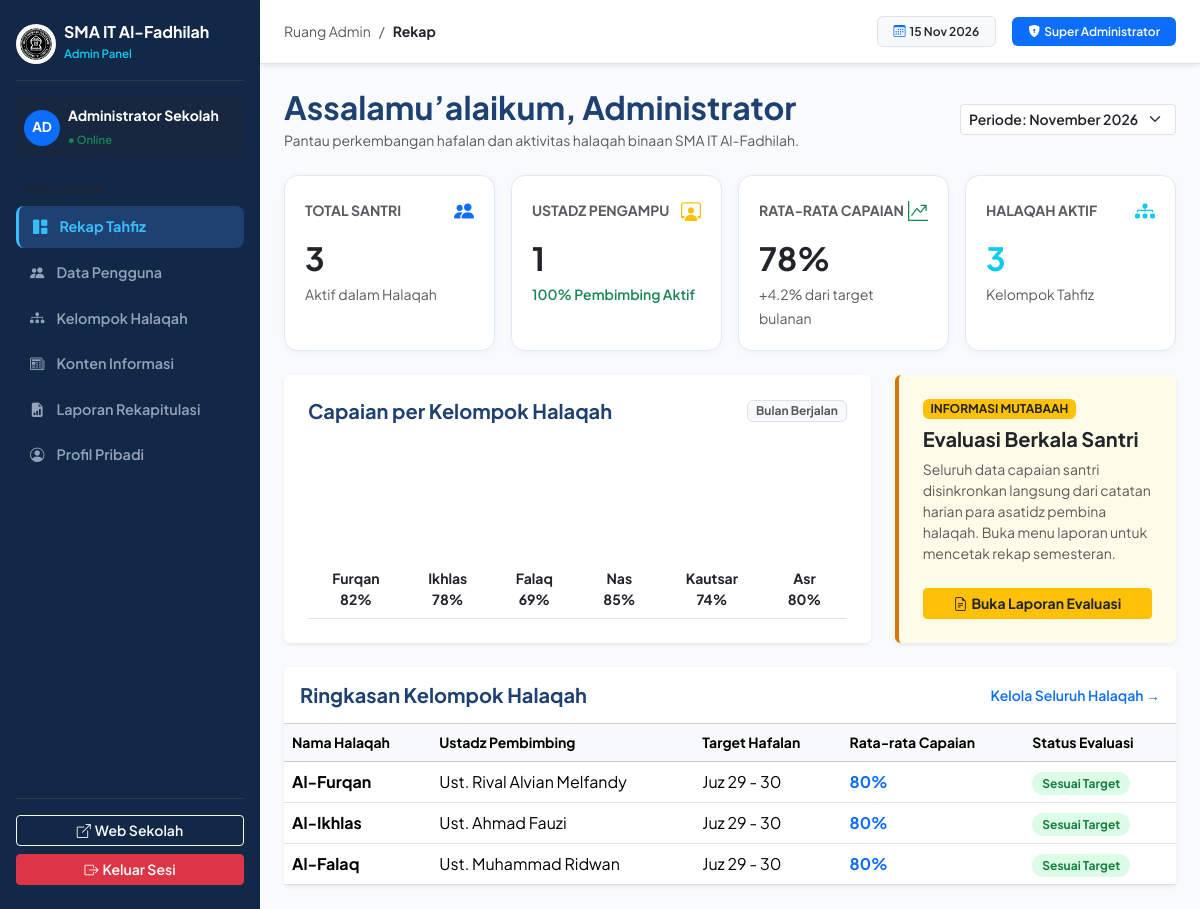
/modules/admin/index.php (signed in), run on the app's committed database.
### tables this page shows
CREATE TABLE IF NOT EXISTS `halaqah` (
    `id` INT AUTO_INCREMENT PRIMARY KEY,
    `kode_halaqah` VARCHAR(20) NOT NULL UNIQUE,
    `nama_halaqah` VARCHAR(50) NOT NULL,
    `ustadz_id` INT NULL,
    `nama_ustadz` VARCHAR(100) NOT NULL,
    `target_juz` VARCHAR(50) DEFAULT 'Juz 29 - 30',
    `created_at` TIMESTAMP DEFAULT CURRENT_TIMESTAMP
);

### modules/admin/index.php (the view, shortened to what this page needs)
<?php
$admin_name = $_SESSION['user_name'] ?? 'Administrator';
$page_tab = $_GET['tab'] ?? 'rekap';
$pdo = null;
try {
    $pdo = koneksi_database();
} catch (Throwable $e) {
    $error_msg = "Koneksi database tidak tersedia: " . $e->getMessage();
}
$users_list = [];
$halaqah_list = [];
if ($pdo) {
    try {
        $users_list = $pdo->query("SELECT * FROM users ORDER BY id ASC")->fetchAll();
    } catch (Throwable $e) {}
    try {
        $halaqah_list = $pdo->query("SELECT * FROM halaqah ORDER BY id ASC")->fetchAll();
    } catch (Throwable $e) {}
}
$total_ustadz = 0;
foreach ($users_list as $u) {
    if ($u['role'] === 'ustadz') $total_ustadz++;
}
?>
<!DOCTYPE html>
<html lang="id">
<head>
    <link rel="stylesheet" href="https://cdn.jsdelivr.net/npm/bootstrap@5.3.3/dist/css/bootstrap.min.css">
    <link rel="stylesheet" href="https://cdn.jsdelivr.net/npm/bootstrap-icons@1.11.3/font/bootstrap-icons.min.css">
</head>
<body>
<div class="d-flex">
    <aside class="admin-sidebar d-flex flex-column">
        <div class="d-flex align-items-center gap-2 pb-3 mb-3 border-bottom border-secondary border-opacity-25">
            <img src="../../assets/images/logo-sekolah.png" alt="Logo" width="40" height="40" class="rounded-circle object-fit-contain bg-white p-1">
            <div>
                <div class="fw-bold fs-6 text-white lh-1">SMA IT Al-Fadhilah</div>
                <small class="text-info fw-semibold" style="font-size: 0.72rem;">Admin Panel</small>
            </div>
        </div>
        <div class="p-2 rounded-3 mb-4 bg-dark bg-opacity-25 d-flex align-items-center gap-2">
            <div class="rounded-circle bg-primary text-white d-flex align-items-center justify-content-center fw-bold" style="width: 36px; height: 36px; font-size: 0.85rem;">
                AD
            </div>
            <div class="overflow-hidden">
                <div class="fw-bold text-white small text-truncate"><?= htmlspecialchars($admin_name) ?></div>
                <small class="text-success fw-semibold" style="font-size: 0.7rem;">● Online</small>
            </div>
        </div>
        <nav class="flex-grow-1">
            <small class="text-uppercase fw-bold text-muted px-2 mb-2 d-block" style="font-size: 0.68rem; letter-spacing: 0.06em;">Menu Utama</small>
            <a href="?tab=rekap" class="admin-nav-link <?= $page_tab === 'rekap' ? 'active' : '' ?>">
                <i class="bi bi-grid-1x2-fill"></i>Rekap Tahfiz
            </a>
            <a href="?tab=pengguna" class="admin-nav-link <?= $page_tab === 'pengguna' ? 'active' : '' ?>">
                <i class="bi bi-people-fill"></i>Data Pengguna
            </a>
            <a href="?tab=halaqah" class="admin-nav-link <?= $page_tab === 'halaqah' ? 'active' : '' ?>">
                <i class="bi bi-diagram-3-fill"></i>Kelompok Halaqah
            </a>
            <a href="?tab=konten" class="admin-nav-link <?= $page_tab === 'konten' ? 'active' : '' ?>">
                <i class="bi bi-newspaper"></i>Konten Informasi
            </a>
            <a href="?tab=laporan" class="admin-nav-link <?= $page_tab === 'laporan' ? 'active' : '' ?>">
                <i class="bi bi-file-earmark-bar-graph-fill"></i>Laporan Rekapitulasi
            </a>
            <a href="?tab=profil" class="admin-nav-link <?= $page_tab === 'profil' ? 'active' : '' ?>">
                <i class="bi bi-person-circle"></i>Profil Pribadi
            </a>
        </nav>
        <div class="pt-3 border-top border-secondary border-opacity-25 mt-auto">
            <a href="../../index.php" class="btn btn-outline-light btn-sm w-100 mb-2 fw-semibold" target="_blank">
                <i class="bi bi-box-arrow-up-right me-1"></i>Web Sekolah
            </a>
            <a href="../auth/logout.php" class="btn btn-danger btn-sm w-100 fw-semibold">
                <i class="bi bi-box-arrow-right me-1"></i>Keluar Sesi
            </a>
        </div>
    </aside>
    <div class="flex-grow-1 d-flex flex-column" style="min-width: 0;">
        <header class="bg-white border-bottom px-4 py-3 d-flex justify-content-between align-items-center shadow-sm">
            <div class="d-flex align-items-center gap-2 small text-muted">
                <span>Ruang Admin</span>
                <span>/</span>
                <span class="fw-bold text-dark text-capitalize"><?= htmlspecialchars($page_tab) ?></span>
            </div>
            <div class="d-flex align-items-center gap-3">
                <span class="badge bg-light text-dark border px-3 py-2 fw-semibold">
                    <i class="bi bi-calendar3 me-1 text-primary"></i><?= date('d M Y') ?>
                </span>
                <span class="badge bg-primary px-3 py-2 fw-semibold">
                    <i class="bi bi-shield-lock-fill me-1"></i>Super Administrator
                </span>
            </div>
        </header>
        <main class="p-4 flex-grow-1">
            <?php if ($page_tab === 'rekap'): ?>
                <div class="d-flex justify-content-between align-items-center mb-4">
                    <div>
                        <h2 class="fw-bold mb-1" style="color: #1F4172;">Assalamu’alaikum, Administrator</h2>
                        <p class="text-muted small mb-0">Pantau perkembangan hafalan dan aktivitas halaqah binaan SMA IT Al-Fadhilah.</p>
                    </div>
                    <select class="form-select form-select-sm w-auto fw-semibold">
                        <option>Periode: November 2026</option>
                    </select>
                </div>
                <div class="row g-3 mb-4">
                    <div class="col-12 col-sm-6 col-xl-3">
                        <div class="kpi-card">
                            <div class="d-flex justify-content-between align-items-center mb-2">
                                <span class="small fw-bold text-muted text-uppercase">Total Santri</span>
                                <i class="bi bi-people-fill text-primary fs-5"></i>
                            </div>
                            <div class="fs-2 fw-bold text-dark"><?= max(count($users_list) - 2, 3) ?></div>
                            <small class="text-muted">Aktif dalam Halaqah</small>
                        </div>
                    </div>
                    <div class="col-12 col-sm-6 col-xl-3">
                        <div class="kpi-card">
                            <div class="d-flex justify-content-between align-items-center mb-2">
                                <span class="small fw-bold text-muted text-uppercase">Ustadz Pengampu</span>
                                <i class="bi bi-person-workspace text-warning fs-5"></i>
                            </div>
                            <div class="fs-2 fw-bold text-dark"><?= max($total_ustadz, 1) ?></div>
                            <small class="text-success fw-semibold">100% Pembimbing Aktif</small>
                        </div>
                    </div>
                    <div class="col-12 col-sm-6 col-xl-3">
                        <div class="kpi-card">
                            <div class="d-flex justify-content-between align-items-center mb-2">
                                <span class="small fw-bold text-muted text-uppercase">Rata-rata Capaian</span>
                                <i class="bi bi-graph-up-arrow text-success fs-5"></i>
                            </div>
                            <div class="fs-2 fw-bold text-dark">78%</div>
                            <small class="text-muted">+4.2% dari target bulanan</small>
                        </div>
                    </div>
                    <div class="col-12 col-sm-6 col-xl-3">
                        <div class="kpi-card">
                            <div class="d-flex justify-content-between align-items-center mb-2">
                                <span class="small fw-bold text-muted text-uppercase">Halaqah Aktif</span>
                                <i class="bi bi-diagram-3-fill text-info fs-5"></i>
                            </div>
                            <div class="fs-2 fw-bold text-info"><?= max(count($halaqah_list), 3) ?></div>
                            <small class="text-muted">Kelompok Tahfiz</small>
                        </div>
                    </div>
                </div>
                <div class="row g-4 mb-4">
                    <div class="col-12 col-lg-8">
                        <div class="card p-4 border-0 shadow-sm h-100">
                            <div class="d-flex justify-content-between align-items-center mb-3">
                                <h5 class="fw-bold mb-0" style="color: #1F4172;">Capaian per Kelompok Halaqah</h5>
                                <span class="badge bg-light text-muted border">Bulan Berjalan</span>
                            </div>
                            <div class="d-flex align-items-end justify-content-between pt-4 pb-2 border-bottom" style="height: 180px;">
                                <div class="text-center flex-fill"><div class="chart-bar-clean mx-auto" style="height: 82%; width: 36px; background:#1F4172;"></div><small class="fw-bold d-block mt-2">Furqan<br>82%</small></div>
                                <div class="text-center flex-fill"><div class="chart-bar-clean mx-auto" style="height: 78%; width: 36px; background:#1F4172;"></div><small class="fw-bold d-block mt-2">Ikhlas<br>78%</small></div>
                                <div class="text-center flex-fill"><div class="chart-bar-clean mx-auto" style="height: 69%; width: 36px; background:#D97706;"></div><small class="fw-bold d-block mt-2">Falaq<br>69%</small></div>
                                <div class="text-center flex-fill"><div class="chart-bar-clean mx-auto" style="height: 85%; width: 36px; background:#059669;"></div><small class="fw-bold d-block mt-2">Nas<br>85%</small></div>
                                <div class="text-center flex-fill"><div class="chart-bar-clean mx-auto" style="height: 74%; width: 36px; background:#1F4172;"></div><small class="fw-bold d-block mt-2">Kautsar<br>74%</small></div>
                                <div class="text-center flex-fill"><div class="chart-bar-clean mx-auto" style="height: 80%; width: 36px; background:#1F4172;"></div><small class="fw-bold d-block mt-2">Asr<br>80%</small></div>
                            </div>
                        </div>
                    </div>
                    <div class="col-12 col-lg-4">
                        <div class="card p-4 border-0 shadow-sm h-100" style="background-color: #FEFCE8; border-left: 4px solid #D97706 !important;">
                            <span class="badge bg-warning text-dark fw-bold mb-2 align-self-start">INFORMASI MUTABAAH</span>
                            <h5 class="fw-bold text-dark mb-2">Evaluasi Berkala Santri</h5>
                            <p class="small text-muted mb-4">
                                Seluruh data capaian santri disinkronkan langsung dari catatan harian para asatidz pembina halaqah. Buka menu laporan untuk mencetak rekap semesteran.
                            </p>
                            <a href="?tab=laporan" class="btn btn-warning btn-sm fw-bold text-dark mt-auto">
                                <i class="bi bi-file-earmark-text me-1"></i>Buka Laporan Evaluasi
                            </a>
                        </div>
                    </div>
                </div>
                <div class="card border-0 shadow-sm">
                    <div class="card-header bg-white py-3 d-flex justify-content-between align-items-center">
                        <h5 class="fw-bold mb-0" style="color: #1F4172;">Ringkasan Kelompok Halaqah</h5>
                        <a href="?tab=halaqah" class="small fw-semibold text-decoration-none">Kelola Seluruh Halaqah →</a>
                    </div>
                    <div class="table-responsive">
                        <table class="table table-hover align-middle mb-0">
                            <thead class="table-light small">
                                <tr>
                                    <th>Nama Halaqah</th>
                                    <th>Ustadz Pembimbing</th>
                                    <th>Target Hafalan</th>
                                    <th>Rata-rata Capaian</th>
                                    <th>Status Evaluasi</th>
                                </tr>
                            </thead>
                            <tbody>
                                <?php if (!empty($halaqah_list)): ?>
                                    <?php foreach ($halaqah_list as $h): ?>
                                    <tr>
                                        <td><strong><?= htmlspecialchars($h['nama_halaqah']) ?></strong></td>
                                        <td><?= htmlspecialchars($h['nama_ustadz']) ?></td>
                                        <td><?= htmlspecialchars($h['target_juz']) ?></td>
                                        <td><strong class="text-primary">80%</strong></td>
                                        <td><span class="badge-status-green">Sesuai Target</span></td>
                                    </tr>
                                    <?php endforeach; ?>
                                <?php endif; ?>
                            </tbody>
                        </table>
                    </div>
                </div>
            <?php endif; ?>
        </main>
    </div>
</div>
</body>
</html>

### modules/admin/index.php (style rules this page uses)
:root { --color-navy: #1F4172; --color-navy-dark: #122847; --color-emerald: #059669; --color-gold: #D97706; --color-border: #E2E8F0; }
body { font-family: 'Plus Jakarta Sans', sans-serif; background-color: #F8FAFC; color: #1E293B; min-height: 100vh; }
.admin-sidebar { width: 260px; background: #122847; min-height: 100vh; color: #ffffff; flex-shrink: 0; padding: 24px 16px; }
.admin-nav-link { display: flex; align-items: center; gap: 12px; padding: 10px 14px; color: #94A3B8; font-weight: 600; font-size: 0.9rem; border-radius: 8px; text-decoration: none; transition: all 0.2s; margin-bottom: 4px; }
.admin-nav-link.active { background: #1F4172; color: #38BDF8; font-weight: 700; border-left: 3px solid #38BDF8; }
.kpi-card { background: #ffffff; border: 1px solid var(--color-border); border-radius: 14px; padding: 20px; box-shadow: 0 2px 8px rgba(31, 65, 114, 0.04); height: 100%; }
.badge-status-green { background: #DCFCE7; color: #15803D; font-weight: 700; padding: 4px 10px; border-radius: 20px; font-size: 0.75rem; }

### data on the page
halaqah: nama_halaqah "Al-Furqan", nama_ustadz "Ust. Rival Alvian Melfandy", target_juz "Juz 29 - 30"
halaqah: nama_halaqah "Al-Ikhlas", nama_ustadz "Ust. Ahmad Fauzi", target_juz "Juz 29 - 30"
halaqah: nama_halaqah "Al-Falaq", nama_ustadz "Ust. Muhammad Ridwan", target_juz "Juz 29 - 30"

### other printed values
$admin_name "Administrator Sekolah"
$page_tab "Rekap"
max(count($users_list) - 2, 3) "3"
max($total_ustadz, 1) "1"
max(count($halaqah_list), 3) "3"
